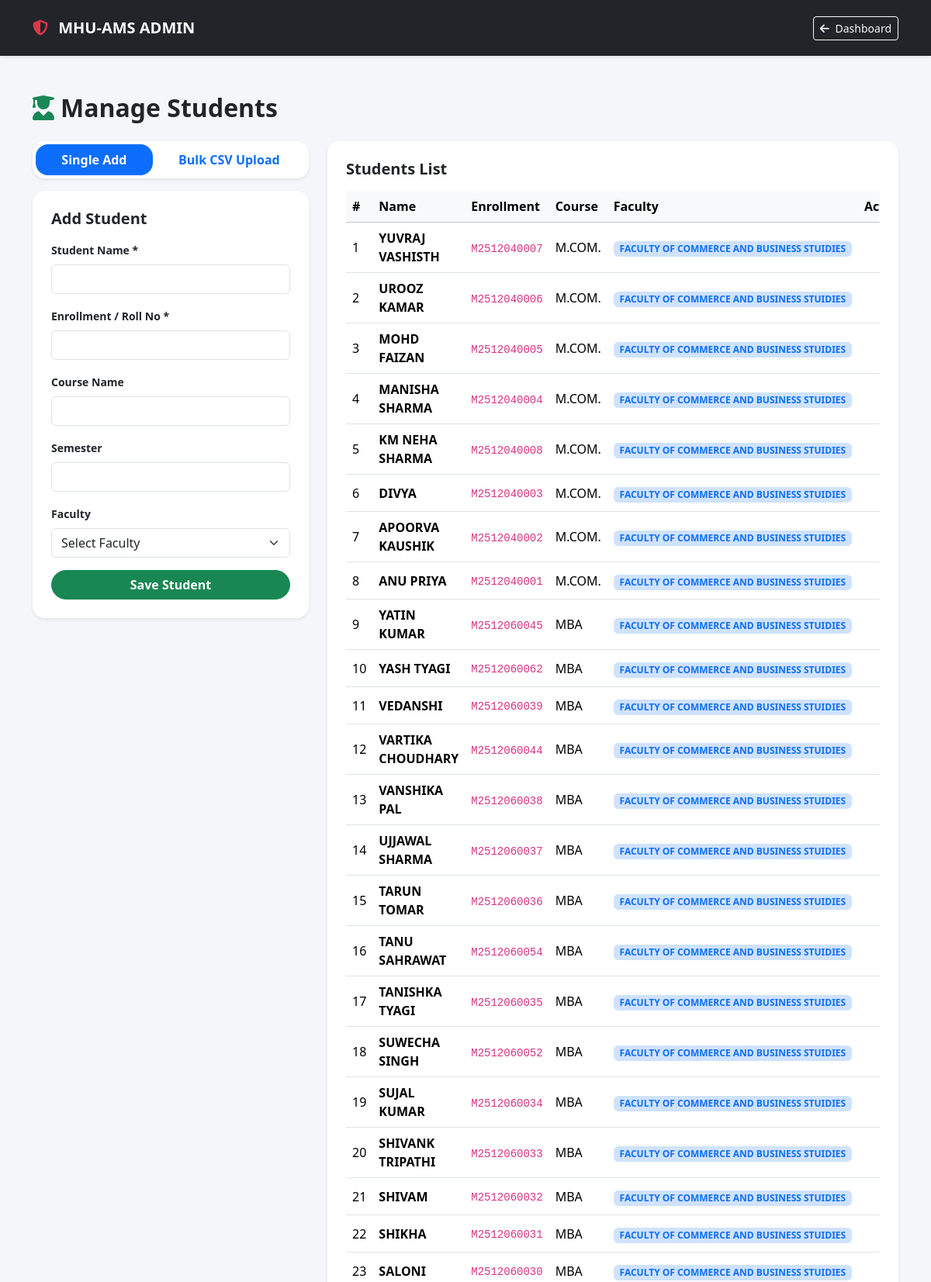
/admin/manage_students.php (signed in, upper part), run on the app's committed database.
### tables this page shows
CREATE TABLE `students` (
  `id` int(11) NOT NULL,
  `name` varchar(122) NOT NULL,
  `father_name` varchar(77) NOT NULL,
  `roll_number` varchar(122) NOT NULL,
  `enrollment_number` varchar(100) DEFAULT NULL,
  `faculty` varchar(111) NOT NULL,
  `course` varchar(111) NOT NULL,
  `section` varchar(11) NOT NULL,
  `year` int(11) NOT NULL,
  `sem` int(11) NOT NULL,
  `date_of_admission` date NOT NULL,
  `session` varchar(11) NOT NULL
);

### admin/manage_students.php (the view, shortened to what this page needs)
<?php
include "../db_connect.php";
?>
<!doctype html>
<html lang="en">
<head>
    <link href="https://cdn.jsdelivr.net/npm/bootstrap@5.3.8/dist/css/bootstrap.min.css" rel="stylesheet">
    <link rel="stylesheet" href="https://cdnjs.cloudflare.com/ajax/libs/font-awesome/6.5.1/css/all.min.css">
</head>
<body>
    <nav class="navbar navbar-dark bg-dark shadow-sm py-3">
        <div class="container">
            <a class="navbar-brand fw-bold" href="index.php"><i class="fa-solid fa-shield-halved text-danger me-2"></i> MHU-AMS ADMIN</a>
            <a href="index.php" class="btn btn-sm btn-outline-light"><i class="fa-solid fa-arrow-left me-1"></i> Dashboard</a>
        </div>
    </nav>
    <main class="container py-5">
        <h2 class="fw-bold text-dark mb-4"><i class="fa-solid fa-user-graduate text-success me-2"></i>Manage Students</h2>
        <div class="row g-4">
            <div class="col-lg-4">
                <ul class="nav nav-pills nav-fill mb-3 bg-white p-1 rounded-4 shadow-sm" id="studentTab" role="tablist">
                    <li class="nav-item" role="presentation">
                        <button class="nav-link active rounded-4 fw-semibold small" id="single-tab" data-bs-toggle="pill" data-bs-target="#single-add" type="button" role="tab">Single Add</button>
                    </li>
                    <li class="nav-item" role="presentation">
                        <button class="nav-link rounded-4 fw-semibold small" id="bulk-tab" data-bs-toggle="pill" data-bs-target="#bulk-add" type="button" role="tab">Bulk CSV Upload</button>
                    </li>
                </ul>
                <div class="tab-content" id="studentTabContent">
                    <div class="tab-pane fade show active" id="single-add" role="tabpanel">
                        <div class="card border-0 shadow-sm p-4 rounded-4 bg-white">
                            <h5 class="fw-bold mb-3">Add Student</h5>
                            <form method="POST">
                                <div class="mb-3"><label class="form-label small fw-semibold">Student Name *</label><input type="text" name="student_name" class="form-control" required></div>
                                <div class="mb-3"><label class="form-label small fw-semibold">Enrollment / Roll No *</label><input type="text" name="enrollment" class="form-control" required></div>
                                <div class="mb-3"><label class="form-label small fw-semibold">Course Name</label><input type="text" name="course_name" class="form-control"></div>
                                <div class="mb-3"><label class="form-label small fw-semibold">Semester</label><input type="text" name="semester" class="form-control"></div>
                                <div class="mb-3"><label class="form-label small fw-semibold">Faculty</label>
                                    <select name="faculty_name" class="form-select">
                                        <option value="" selected disabled>Select Faculty</option>
                                    </select>
                                </div>
                                <button type="submit" name="add_student" class="btn btn-success w-100 rounded-pill fw-semibold">Save Student</button>
                            </form>
                        </div>
                    </div>
                </div>
            </div>
            <div class="col-lg-8">
                <div class="card border-0 shadow-sm p-4 rounded-4 bg-white">
                    <h5 class="fw-bold mb-3">Students List</h5>
                    <div class="table-responsive">
                        <table class="table table-hover align-middle">
                            <thead class="table-light"><tr><th>#</th><th>Name</th><th>Enrollment</th><th>Course</th><th>Faculty</th><th class="text-end">Action</th></tr></thead>
                            <tbody>
                                <?php $res = $conn->query("SELECT * FROM students ORDER BY id DESC LIMIT 50"); $i=1;
                                while($row = $res->fetch_assoc()): ?>
                                <tr>
                                    <td><?= $i++ ?></td>
                                    <td class="fw-semibold"><?= htmlspecialchars($row['name']) ?></td>
                                    <td><code><?= htmlspecialchars($row['enrollment_number']) ?></code></td>
                                    <td><?= htmlspecialchars($row['course_name'] ?? ($row['course'] ?? 'N/A')) ?></td>
                                    <td><span class="badge bg-primary-subtle text-primary"><?= htmlspecialchars($row['faculty_name'] ?? ($row['faculty'] ?? 'N/A')) ?></span></td>
                                    <td class="text-end"><a href="manage_students.php?delete_id=<?= $row['id'] ?>" class="btn btn-sm btn-outline-danger" onclick="return confirm('Delete student?');"><i class="fa-solid fa-trash"></i></a></td>
                                </tr>
                                <?php endwhile; ?>
                            </tbody>
                        </table>
                    </div>
                </div>
            </div>
        </div>
    </main>
</body>
</html>

### admin/manage_students.php (style rules this page uses)
body { background-color: #f4f6f9; font-family: 'Segoe UI', system-ui, sans-serif; }

### data on the page
students: name "YUVRAJ VASHISTH", enrollment_number "M2512040007", course "M.COM.", faculty "FACULTY OF COMMERCE AND BUSINESS STUIDIES"
students: name "UROOZ KAMAR", enrollment_number "M2512040006", course "M.COM.", faculty "FACULTY OF COMMERCE AND BUSINESS STUIDIES"
students: name "MOHD FAIZAN", enrollment_number "M2512040005", course "M.COM.", faculty "FACULTY OF COMMERCE AND BUSINESS STUIDIES"
students: name "MANISHA SHARMA", enrollment_number "M2512040004", course "M.COM.", faculty "FACULTY OF COMMERCE AND BUSINESS STUIDIES"
students: name "KM NEHA SHARMA", enrollment_number "M2512040008", course "M.COM.", faculty "FACULTY OF COMMERCE AND BUSINESS STUIDIES"
students: name "DIVYA", enrollment_number "M2512040003", course "M.COM.", faculty "FACULTY OF COMMERCE AND BUSINESS STUIDIES"
students: name "APOORVA KAUSHIK", enrollment_number "M2512040002", course "M.COM.", faculty "FACULTY OF COMMERCE AND BUSINESS STUIDIES"
students: name "ANU PRIYA", enrollment_number "M2512040001", course "M.COM.", faculty "FACULTY OF COMMERCE AND BUSINESS STUIDIES"
students: name "YATIN KUMAR", enrollment_number "M2512060045", course "MBA", faculty "FACULTY OF COMMERCE AND BUSINESS STUIDIES"
students: name "YASH TYAGI", enrollment_number "M2512060062", course "MBA", faculty "FACULTY OF COMMERCE AND BUSINESS STUIDIES"
students: name "VEDANSHI", enrollment_number "M2512060039", course "MBA", faculty "FACULTY OF COMMERCE AND BUSINESS STUIDIES"
students: name "VARTIKA CHOUDHARY", enrollment_number "M2512060044", course "MBA", faculty "FACULTY OF COMMERCE AND BUSINESS STUIDIES"
students: name "VANSHIKA PAL", enrollment_number "M2512060038", course "MBA", faculty "FACULTY OF COMMERCE AND BUSINESS STUIDIES"
students: name "UJJAWAL SHARMA", enrollment_number "M2512060037", course "MBA", faculty "FACULTY OF COMMERCE AND BUSINESS STUIDIES"
students: name "TARUN TOMAR", enrollment_number "M2512060036", course "MBA", faculty "FACULTY OF COMMERCE AND BUSINESS STUIDIES"
students: name "TANU SAHRAWAT", enrollment_number "M2512060054", course "MBA", faculty "FACULTY OF COMMERCE AND BUSINESS STUIDIES"
students: name "TANISHKA TYAGI", enrollment_number "M2512060035", course "MBA", faculty "FACULTY OF COMMERCE AND BUSINESS STUIDIES"
students: name "SUWECHA SINGH", enrollment_number "M2512060052", course "MBA", faculty "FACULTY OF COMMERCE AND BUSINESS STUIDIES"
students: name "SUJAL KUMAR", enrollment_number "M2512060034", course "MBA", faculty "FACULTY OF COMMERCE AND BUSINESS STUIDIES"
students: name "SHIVANK TRIPATHI", enrollment_number "M2512060033", course "MBA", faculty "FACULTY OF COMMERCE AND BUSINESS STUIDIES"
students: name "SHIVAM", enrollment_number "M2512060032", course "MBA", faculty "FACULTY OF COMMERCE AND BUSINESS STUIDIES"
students: name "SHIKHA", enrollment_number "M2512060031", course "MBA", faculty "FACULTY OF COMMERCE AND BUSINESS STUIDIES"
students: name "SALONI", enrollment_number "M2512060030", course "MBA", faculty "FACULTY OF COMMERCE AND BUSINESS STUIDIES"
